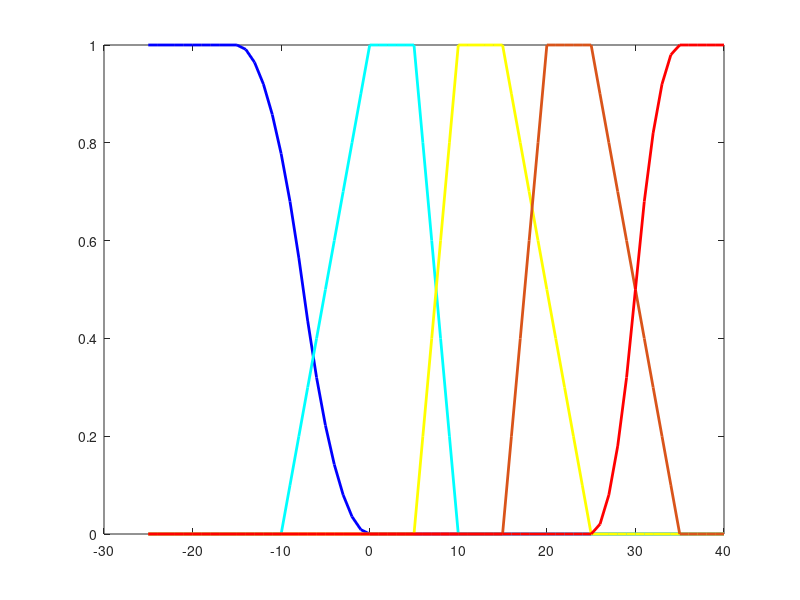

Here is the MATLAB script that generated this plot:
expert_count = 5;
terms = {'Холодно', 'Прохладно', 'Умеренно', 'Тепло', 'Жарко'};
temp_labels = {
    '-25°C — -20°C', [-25, -20];
    '-20°C — -15°C', [-20, -15];
    '-15°C — -10°C', [-15, -10];
    '-10°C — -5°C', [-10, -5];
    '-5°C — 0°C', [-5, 0]; 
    '0°C — 5°C', [0, 5]; 
    '5°C — 10°C', [5, 10]; 
    '10°C — 15°C', [10, 15]; 
    '15°C — 20°C', [15, 20]; 
    '20°C — 25°C', [20, 25];
    '25°C — 30°C', [25, 30];
    '30°C — 35°C', [30, 35]; 
    '35°C — 40°C', [35, 40];
 };
temp_values = -25:1:40;

% temp_interval_means = zeros(1, size(temp_labels, 1));
% 
% expert_matrix = [
%     [
%         1	1	1	1	1	1	1	0	0	0	0	0	0;
%         0	0	0	0	0	0	1	1	1	0	0	0	0;
%         0	0	0	0	0	0	0	0	1	1	0	0	0;
%         0	0	0	0	0	0	0	0	0	1	1	0	0;
%         0	0	0	0	0	0	0	0	0	0	0	1	1;
%     ];
%     [
%         1	1	1	1	0	0	0	0	0	0	0	0	0;
%         0	0	0	0	1	1	0	0	0	0	0	0	0;
%         0	0	0	0	0	0	1	1	1	1	0	0	0;
%         0	0	0	0	0	0	0	0	0	1	1	1	0;
%         0	0	0	0	0	0	0	0	0	0	0	0	1;
%     ];
%     [
%         1	1	1	1	0	0	0	0	0	0	0	0	0;
%         0	0	0	0	1	1	1	0	0	0	0	0	0;
%         0	0	0	0	0	0	0	1	0	0	0	0	0;
%         0	0	0	0	0	0	0	0	1	1	0	0	0;
%         0	0	0	0	0	0	0	0	0	0	1	1	1;
%     ];
%     [
%         1	1	1	0	0	0	0	0	0	0	0	0	0;
%         0	0	0	1	1	1	1	0	0	0	0	0	0;
%         0	0	0	0	0	0	0	1	1	1	0	0	0;
%         0	0	0	0	0	0	0	0	1	1	1	0	0;
%         0	0	0	0	0	0	0	0	0	0	0	1	1;
%     ]
%     [
%         1	1	1	1	1	0	0	0	0	0	0	0	0;
%         0	0	0	0	0	1	0	0	0	0	0	0	0;
%         0	0	0	0	0	0	1	1	0	0	0	0	0;
%         0	0	0	0	0	0	0	0	1	1	1	0	0;
%         0	0	0	0	0	0	0	0	0	0	1	1	1;
%     ]
% ];
% 
% count_votes = zeros(size(terms, 2), size(temp_labels, 1));
% for term_number = 1:size(terms, 2)
%     for expert_number = 1:expert_count
%         for label_ind = 1:size(temp_labels, 1)
%             count_votes(term_number, label_ind) = count_votes(term_number, label_ind) + expert_matrix((expert_number - 1) * 5 + term_number, label_ind);
%         end
%     end
% end
% 
% degrees_of_memberships = zeros(length(terms), length(temp_labels));
% for term_number = 1:length(terms) 
%     for label_ind = 1:length(temp_labels)
%         degrees_of_memberships(term_number, label_ind) = count_votes(term_number, label_ind) / expert_count; 
%     end
% end

mf_1 = zmf(temp_values, [-15, 0]);
mf_2 = trapmf(temp_values, [-10, 0, 5, 10]);
mf_3 = trapmf(temp_values, [5, 10, 15, 25]);
mf_4 = trapmf(temp_values, [15, 20, 25, 35]);
mf_5 = smf(temp_values, [25, 35]);

figure
plot(temp_values, mf_1, 'b-', 'LineWidth', 2, 'DisplayName', 'Холодно');
hold on
plot(temp_values, mf_2, 'c-', 'LineWidth', 2, 'DisplayName', 'Прохладно');
plot(temp_values, mf_3, 'y-', 'LineWidth', 2, 'DisplayName', 'Умеренно');
plot(temp_values, mf_4, 'Color', [0.85 0.33 0.1], 'LineWidth', 2, 'DisplayName', 'Тепло');
plot(temp_values, mf_5, 'r-', 'LineWidth', 2, 'DisplayName', 'Жарко');

hold off
